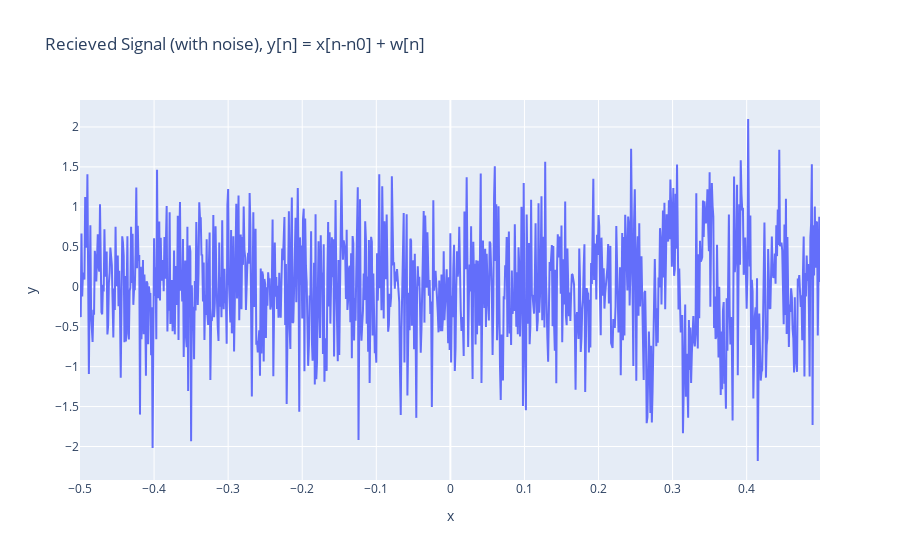

This figure's notebook cell:
### Markdown cell above
Add AWGN to recieved signal (Fig. 5 in paper)

### Code cell
fig = px.line(x=t, y=y_awgn, title="Recieved Signal (with noise), y[n] = x[n-n0] + w[n]")
fig.show()

### Figure 1 — Plotly figure (JSON) as saved in the notebook; plotly's stock layout.template omitted (floating-point values rounded to 4 significant figures; data arrays with more than 128 entries replaced by an {"elided": "..."} marker saying what was removed)
{"data": [{"hovertemplate": "x=%{x}<br>y=%{y}<extra></extra>", "legendgroup": "", "line": {"color": "#636efa", "dash": "solid"}, "marker": {"symbol": "circle"}, "mode": "lines", "name": "", "orientation": "v", "showlegend": false, "type": "scatter", "x": {"elided": "1000 float values"}, "xaxis": "x", "y": {"elided": "1000 float values"}, "yaxis": "y"}], "layout": {"autosize": true, "legend": {"tracegroupgap": 0}, "title": {"text": "Recieved Signal (with noise), y[n] = x[n-n0] + w[n]"}, "xaxis": {"anchor": "y", "autorange": true, "domain": [0, 1], "range": [-0.5, 0.499], "title": {"text": "x"}, "type": "linear"}, "yaxis": {"anchor": "x", "autorange": true, "domain": [0, 1], "range": [-2.419, 2.337], "title": {"text": "y"}, "type": "linear"}}}
